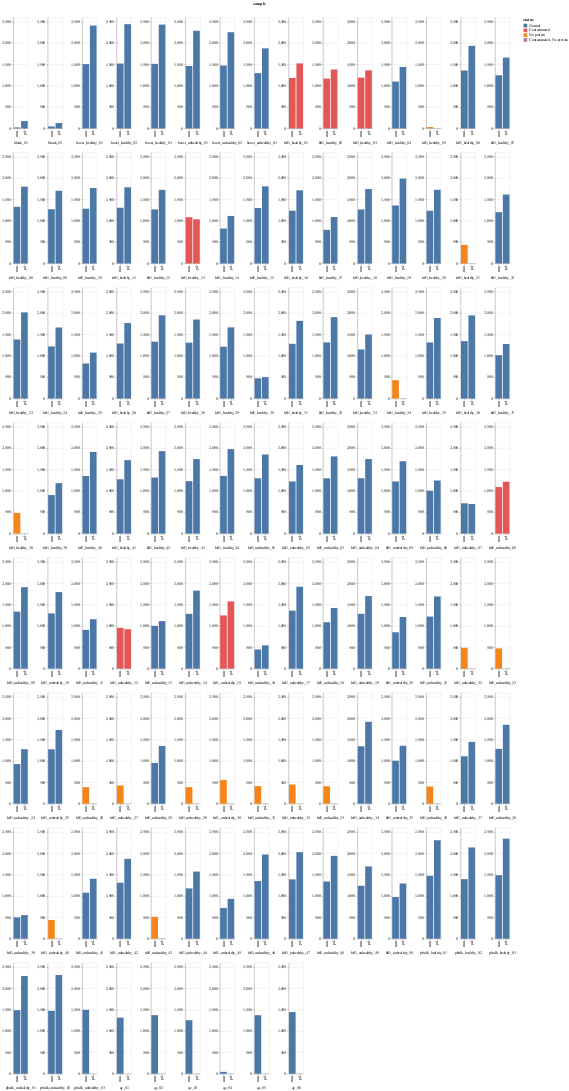

This figure's notebook cell:
### Code cell
oscutils.make_proteins_counts_plot(quant_or_found="quant", clean=False)

### Figure 1 — Vega-Lite specification as saved in the notebook (floating-point values rounded to 4 significant figures; data arrays with more than 128 entries replaced by an {"elided": "..."} marker saying what was removed)
{"config": {"view": {"continuousWidth": 400, "continuousHeight": 300}, "facet": {"spacing": 0}}, "data": {"name": "data-a4bc3f83def8050f276a0c6a6f7db017"}, "facet": {"field": "sample", "header": {"labelOrient": "bottom"}, "type": "nominal"}, "spec": {"mark": "bar", "encoding": {"color": {"field": "status", "scale": {"domain": ["Normal", "Contaminated", "No protein", "Contaminated, No protein"], "range": ["#4c78a8", "#e45756", "#f58518", "#b279a2"]}, "type": "nominal"}, "x": {"axis": {"title": " ", "titleY": -320}, "field": "software", "type": "nominal"}, "y": {"axis": {"title": null}, "field": "quant_proteins_count", "type": "quantitative"}}}, "columns": 15, "resolve": {"axis": {"x": "independent", "y": "independent"}}, "$schema": "https://vega.github.io/schema/vega-lite/v4.17.0.json", "datasets": {"data-a4bc3f83def8050f276a0c6a6f7db017": {"elided": "228 records"}}}
